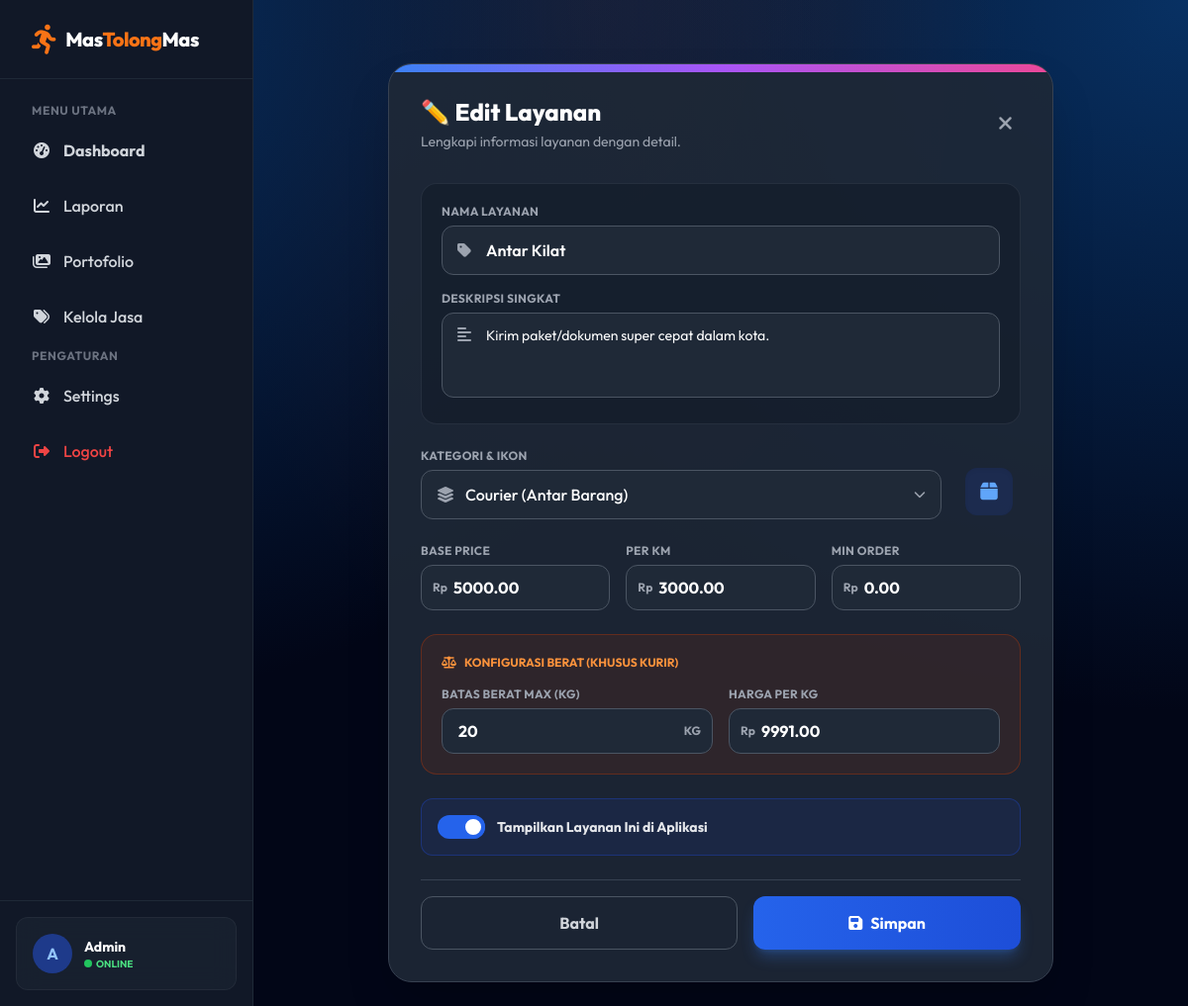
Page /admin/manage_service.php?id=1 (signed in) on the committed database.
### tables this page shows
CREATE TABLE `services` (
  `id` int(11) NOT NULL AUTO_INCREMENT,
  `name` varchar(100) NOT NULL,
  `description` text DEFAULT NULL,
  `icon` varchar(100) DEFAULT 'fa-solid fa-box',
  `category` varchar(50) NOT NULL DEFAULT 'other',
  `base_price` decimal(10,2) NOT NULL DEFAULT 5000.00,
  `price_per_km` decimal(10,2) NOT NULL DEFAULT 2500.00,
  `min_price` decimal(10,2) NOT NULL DEFAULT 10000.00,
  `max_weight` int(11) DEFAULT 20,
  `price_per_kg` decimal(10,2) DEFAULT 0.00,
  `is_active` tinyint(1) DEFAULT 1,
  `created_at` timestamp NOT NULL DEFAULT current_timestamp(),
  PRIMARY KEY (`id`)
);

### admin/manage_service.php (the view, shortened to what this page needs)
<?php
require_once '../includes/config.php';
$id = isset($_GET['id']) ? $_GET['id'] : null;
$name = ''; $desc = ''; $icon = 'fa-solid fa-box';
$base = 0; $per_km = 0; $min = 0; $is_active = 1;
$max_weight = 20; $price_per_kg = 0;
if ($id) {
    $stmt = $conn->prepare("SELECT * FROM services WHERE id = ?");
    $stmt->bind_param("i", $id);
    $stmt->execute();
    $result = $stmt->get_result();
    if ($row = $result->fetch_assoc()) {
        $name = $row['name'];
        $desc = $row['description'];
        $category = $row['category'];
        $base = $row['base_price'];
        $per_km = $row['price_per_km'];
        $min = $row['min_price'];
        $max_weight = $row['max_weight'] ?? 20;
        $price_per_kg = $row['price_per_kg'] ?? 0;
        $is_active = $row['is_active'];
    }
} else {
    $category = 'other';
}
?>
<?php
include 'includes/header.php';
?>
    <div class="flex justify-center items-start min-h-[calc(100vh-200px)] pt-10 px-4">
        <div class="glass bg-white dark:bg-gray-800/90 rounded-3xl shadow-2xl w-full max-w-2xl overflow-hidden border border-gray-100 dark:border-gray-700 relative">
            <div class="absolute top-0 left-0 w-full h-2 bg-gradient-to-r from-blue-500 via-purple-500 to-pink-500"></div>
            <div class="p-8">
                <div class="flex justify-between items-center mb-8">
                    <div>
                        <h2 class="text-2xl font-extrabold text-gray-800 dark:text-white"><?php echo $id ? '✏️ Edit Layanan' : '✨ Tambah Layanan Baru'; ?></h2>
                        <p class="text-sm text-gray-500 dark:text-gray-400 mt-1">Lengkapi informasi layanan dengan detail.</p>
                    </div>
                    <a href="services.php" class="text-gray-400 hover:text-red-500 transition p-2 rounded-full hover:bg-gray-100 dark:hover:bg-gray-700">
                        <i class="fa-solid fa-xmark text-xl"></i>
                    </a>
                </div>
                <form method="POST" class="space-y-6">
                    <div class="space-y-4 bg-gray-50 dark:bg-gray-900/50 p-5 rounded-2xl border border-gray-100 dark:border-gray-700/50">
                        <div>
                            <label class="block text-xs font-bold text-gray-500 dark:text-gray-400 mb-1.5 uppercase tracking-wide">Nama Layanan</label>
                            <div class="relative group">
                                <span class="absolute inset-y-0 left-0 flex items-center pl-4 text-gray-400 group-focus-within:text-blue-500 transition-colors">
                                    <i class="fa-solid fa-tag"></i>
                                </span>
                                <input type="text" name="name" value="<?php echo htmlspecialchars($name); ?>" required class="w-full pl-11 pr-4 py-3 bg-white dark:bg-gray-800 border border-gray-200 dark:border-gray-600 rounded-xl focus:outline-none focus:ring-2 focus:ring-blue-500/50 focus:border-blue-500 transition-all font-semibold dark:text-white placeholder-gray-400" placeholder="Contoh: Antar Kilat">
                            </div>
                        </div>
                         <div>
                            <label class="block text-xs font-bold text-gray-500 dark:text-gray-400 mb-1.5 uppercase tracking-wide">Deskripsi Singkat</label>
                            <div class="relative group">
                                <span class="absolute top-3.5 left-0 flex items-start pl-4 text-gray-400 group-focus-within:text-blue-500 transition-colors">
                                    <i class="fa-solid fa-align-left"></i>
                                </span>
                                <textarea name="description" required rows="3" class="w-full pl-11 pr-4 py-3 bg-white dark:bg-gray-800 border border-gray-200 dark:border-gray-600 rounded-xl focus:outline-none focus:ring-2 focus:ring-blue-500/50 focus:border-blue-500 transition-all text-sm dark:text-white placeholder-gray-400 resize-none" placeholder="Jelaskan layanan ini agar customer paham..."><?php echo htmlspecialchars($desc); ?></textarea>
                            </div>
                        </div>
                    </div>
                    <div class="flex gap-4">
                        <div class="flex-1">
                            <label class="block text-xs font-bold text-gray-500 dark:text-gray-400 mb-1.5 uppercase tracking-wide">Kategori & Ikon</label>
                            <div class="relative group">
                                <span class="absolute inset-y-0 left-0 flex items-center pl-4 text-gray-400 group-focus-within:text-blue-500 transition-colors">
                                    <i class="fa-solid fa-layer-group"></i>
                                </span>
                                <select name="category" id="categorySelect" onchange="updateIconPreview()" class="w-full pl-11 pr-10 py-3 bg-white dark:bg-gray-800 border border-gray-200 dark:border-gray-600 rounded-xl focus:outline-none focus:ring-2 focus:ring-blue-500/50 focus:border-blue-500 transition-all font-medium dark:text-white appearance-none cursor-pointer">
                                    <option value="courier" data-icon="fa-box" <?php echo $category == 'courier' ? 'selected' : ''; ?>>Courier (Antar Barang)</option>
                                </select>
                                <div class="absolute inset-y-0 right-0 flex items-center pr-4 pointer-events-none text-gray-400">
                                </div>
                            </div>
                        </div>
                        <div class="w-16 flex flex-col items-center justify-end pb-1">
                             <div id="iconPreview" class="w-12 h-12 bg-blue-100 dark:bg-blue-900/30 text-blue-600 dark:text-blue-400 rounded-xl flex items-center justify-center text-xl shadow-inner transition-all duration-300 transform hover:scale-110">
                            </div>
                        </div>
                    </div>
                    <div class="grid grid-cols-1 md:grid-cols-3 gap-4">
                        <div>
                            <label class="block text-xs font-bold text-gray-500 dark:text-gray-400 mb-1.5 uppercase tracking-wide">Base Price</label>
                            <div class="relative group">
                                <span class="absolute inset-y-0 left-0 flex items-center pl-3 text-gray-400 text-xs font-bold">Rp</span>
                                <input type="number" name="base_price" value="<?php echo $base; ?>" required class="w-full pl-8 pr-3 py-2.5 bg-white dark:bg-gray-800 border border-gray-200 dark:border-gray-600 rounded-xl focus:outline-none focus:ring-2 focus:ring-blue-500/50 focus:border-blue-500 transition-all font-bold text-gray-700 dark:text-white">
                            </div>
                        </div>
                        <div>
                            <label class="block text-xs font-bold text-gray-500 dark:text-gray-400 mb-1.5 uppercase tracking-wide">Per KM</label>
                            <div class="relative group">
                                <span class="absolute inset-y-0 left-0 flex items-center pl-3 text-gray-400 text-xs font-bold">Rp</span>
                                <input type="number" name="price_per_km" value="<?php echo $per_km; ?>" required class="w-full pl-8 pr-3 py-2.5 bg-white dark:bg-gray-800 border border-gray-200 dark:border-gray-600 rounded-xl focus:outline-none focus:ring-2 focus:ring-blue-500/50 focus:border-blue-500 transition-all font-bold text-gray-700 dark:text-white">
                            </div>
                        </div>
                         <div>
                            <label class="block text-xs font-bold text-gray-500 dark:text-gray-400 mb-1.5 uppercase tracking-wide">Min Order</label>
                            <div class="relative group">
                                <span class="absolute inset-y-0 left-0 flex items-center pl-3 text-gray-400 text-xs font-bold">Rp</span>
                                <input type="number" name="min_price" value="<?php echo $min; ?>" required class="w-full pl-8 pr-3 py-2.5 bg-white dark:bg-gray-800 border border-gray-200 dark:border-gray-600 rounded-xl focus:outline-none focus:ring-2 focus:ring-blue-500/50 focus:border-blue-500 transition-all font-bold text-gray-700 dark:text-white">
                            </div>
                        </div>
                    </div>
                    <div id="weightConfig" class="bg-orange-50 dark:bg-orange-900/20 p-5 rounded-2xl border border-orange-100 dark:border-orange-800/50 hidden">
                        <h4 class="text-xs font-bold text-orange-600 dark:text-orange-400 mb-4 uppercase flex items-center gap-2">
                            <i class="fa-solid fa-scale-balanced"></i> Konfigurasi Berat (Khusus Kurir)
                        </h4>
                        <div class="grid grid-cols-1 md:grid-cols-2 gap-4">
                            <div>
                                <label class="block text-xs font-bold text-gray-500 dark:text-gray-400 mb-1.5 uppercase tracking-wide">Batas Berat Max (KG)</label>
                                <div class="relative group">
                                    <input type="number" name="max_weight" value="<?php echo $max_weight; ?>" class="w-full pl-4 pr-3 py-2.5 bg-white dark:bg-gray-800 border border-gray-200 dark:border-gray-600 rounded-xl focus:outline-none focus:ring-2 focus:ring-orange-500/50 focus:border-orange-500 transition-all font-bold text-gray-700 dark:text-white">
                                    <span class="absolute inset-y-0 right-0 flex items-center pr-3 text-gray-400 text-xs font-bold">KG</span>
                                </div>
                            </div>
                            <div>
                                <label class="block text-xs font-bold text-gray-500 dark:text-gray-400 mb-1.5 uppercase tracking-wide">Harga Per KG</label>
                                <div class="relative group">
                                    <span class="absolute inset-y-0 left-0 flex items-center pl-3 text-gray-400 text-xs font-bold">Rp</span>
                                    <input type="number" name="weight_price" value="<?php echo $price_per_kg; ?>" class="w-full pl-8 pr-3 py-2.5 bg-white dark:bg-gray-800 border border-gray-200 dark:border-gray-600 rounded-xl focus:outline-none focus:ring-2 focus:ring-orange-500/50 focus:border-orange-500 transition-all font-bold text-gray-700 dark:text-white">
                                </div>
                            </div>
                        </div>
                    </div>
                    <div class="bg-blue-50 dark:bg-blue-900/20 p-4 rounded-xl border border-blue-100 dark:border-blue-800/50 flex items-center gap-3">
                        <div class="relative inline-block w-12 h-6 align-middle select-none transition duration-200 ease-in">
                            <input type="checkbox" name="is_active" id="is_active" class="toggle-checkbox absolute block w-6 h-6 rounded-full bg-white border-4 appearance-none cursor-pointer transition-transform duration-200 ease-in-out <?php echo $is_active ? 'translate-x-full border-blue-600' : 'translate-x-0 border-gray-300'; ?>" <?php echo $is_active ? 'checked' : ''; ?> onclick="this.classList.toggle('translate-x-full'); this.classList.toggle('border-blue-600'); this.parentElement.classList.toggle('bg-blue-600'); this.parentElement.classList.toggle('bg-gray-300');">
                        </div>
                        <label for="is_active" class="font-bold text-gray-700 dark:text-gray-200 text-sm cursor-pointer select-none">Tampilkan Layanan Ini di Aplikasi</label>
                    </div>
                    <div class="flex gap-4 pt-4 border-t border-gray-100 dark:border-gray-700 mt-6">
                        <a href="services.php" class="flex-1 px-6 py-3.5 rounded-xl border border-gray-200 dark:border-gray-600 text-gray-600 dark:text-gray-300 font-bold hover:bg-gray-50 dark:hover:bg-gray-700 text-center transition">
                            Batal
                        </a>
                        <button type="submit" class="flex-1 bg-gradient-to-r from-blue-600 to-blue-700 hover:from-blue-700 hover:to-blue-800 text-white py-3.5 rounded-xl font-bold shadow-lg shadow-blue-500/30 transform transition-all active:scale-95 flex items-center justify-center gap-2">
                            <i class="fa-solid fa-floppy-disk"></i> Simpan
                        </button>
                    </div>
                </form>
            </div>
        </div>
    </div>
<?php include 'includes/footer.php'; ?>

### admin/includes/header.php (style rules this page uses)
body { font-family: 'Outfit', sans-serif; }
.glass { background: rgba(255, 255, 255, 0.7); backdrop-filter: blur(10px); -webkit-backdrop-filter: blur(10px); border: 1px solid rgba(255, 255, 255, 0.3); }
.dark .glass { background: rgba(15, 23, 42, 0.6); backdrop-filter: blur(12px); border: 1px solid rgba(255, 255, 255, 0.05); }
.mesh-bg { background-color: #020617; background-image: radial-gradient(at 0% 0%, hsla(213, 85%, 21%, 1) 0px, transparent 50%), radial-gradient(at 50% 0%, hsla(20, 100%, 50%, 0.1) 0px, transparent 50%), radial-gradient(at 100% 0%, hsla(213, 85%, 21%, 1) 0px, transparent 50%); }

### rows in the picture
services: name "Antar Kilat", description "Kirim paket/dokumen super cepat dalam kota.", category "Courier (Antar Barang)", base_price "5000.00", price_per_km "3000.00", min_price "0.00", max_weight "20", weight_price "9991.00", is_active "☑"
